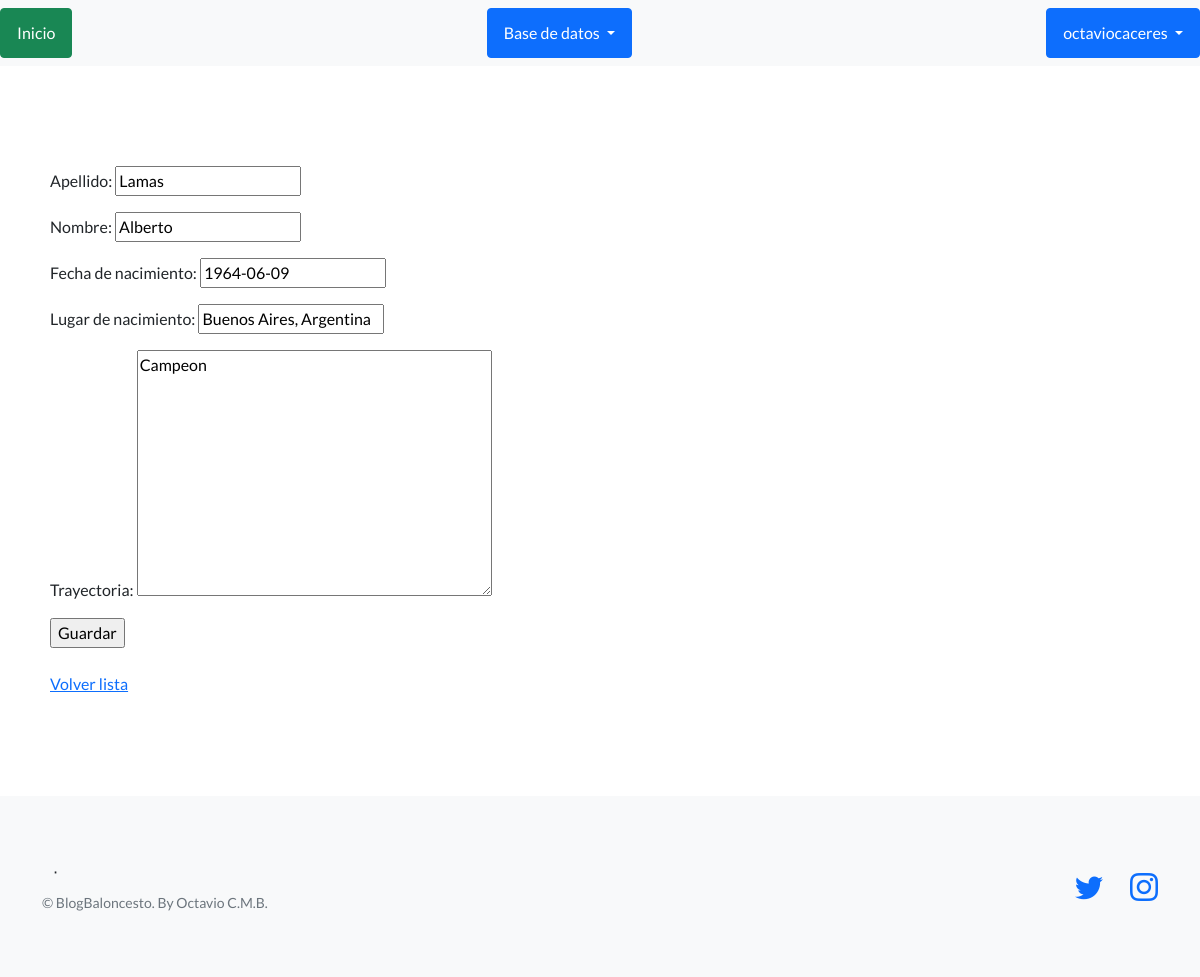
/BlogBasquet/editar-entrenadores/1/ (signed in), run on the app's committed database.
### Basquet1/models.py (models this page shows, shortened)
class Entrenadores(models.Model):
    nombre = models.CharField(max_length=256)
    apellido = models.CharField(max_length=256)
    lugar_de_nacimiento = models.CharField(max_length=256)
    fecha_de_nacimiento = models.DateField()
    trayectoria = models.TextField()
    creador = models.ForeignKey(User, on_delete=models.SET_NULL, null=True)
    foto = models.ImageField(upload_to='entrenadores', null=True, blank=True)

### Basquet1/views.py (the view)
# urls.py: path("editar-entrenadores/<int:pk>/", EntrenadoresUpdateView.as_view(), name="editar_entrenadores"),
class EntrenadoresUpdateView(LoginRequiredMixin, UpdateView):
    model = Entrenadores
    fields = ('apellido', 'nombre', 'fecha_de_nacimiento', 'lugar_de_nacimiento', 'trayectoria', 'imagen')
    success_url = reverse_lazy('listar_entrenadores')

### Basquet1/templates/Basquet1/entrenadores_form.html (shortened to what this page needs)
{% extends "Basquet1/base.html" %}
{% block contenido %}
<form method="post">
 {{ form.as_p }}
 <input type="submit" value="Guardar" />
</form>
<br>
<a href="{% url 'listar_entrenadores' %}">Volver lista</a>
{% endblock contenido %}

### Basquet1/templates/Basquet1/base.html (shortened to what this page needs)
{% load static %}
<!DOCTYPE html>
<html lang="en">
    <head>
        <link href="https://cdn.jsdelivr.net/npm/bootstrap-icons@1.5.0/font/bootstrap-icons.css" rel="stylesheet" type="text/css" />
        <link href= "{% static '\css\styles.css'%}" rel = "stylesheet" />
    </head>
    <body>
        <nav class="navbar navbar-light bg-light static-top">
        <a class="btn btn-success" href="{% url 'inicio'%}">Inicio</a>
            <div class="dropdown">
                <button class="btn btn-primary dropdown-toggle" type="button" id="dropdownMenuButton1" data-bs-toggle="dropdown" aria-expanded="false">
                 <div style="display: inline-flex;">
                    <span>Base de datos</span>
                </div>
                </button>
                </div>
                {% if user.is_authenticated %}
                <div class="dropdown">
                    <button class="btn btn-primary dropdown-toggle" type="button" id="dropdownMenuButton1" data-bs-toggle="dropdown" aria-expanded="false">
                        <div style="display: inline-flex;">
                            <span>{{ user.username }}</span>
                        </div>
                    </button>
                {% else %}
                <a class="btn btn-info" href="{% url 'login'%}">Inicio Sesión</a>
                <a class="btn btn-light" href="{% url 'registro'%}">Registro</a>
                {% endif %}
            </div>
        </nav>
        <section style="padding: 100px 50px;">
          {% block contenido %}
          {% endblock contenido %}
        </section>
        <footer class="footer bg-light">
            <div class="container">
                <div class="row">
                    <div class="col-lg-6 h-100 text-center text-lg-start my-auto">
                        <ul class="list-inline mb-2">
                            <li class="list-inline-item">⋅</li>
                        </ul>
                        <p class="text-muted small mb-4 mb-lg-0">&copy; BlogBaloncesto. By Octavio C.M.B.</p>
                    </div>
                    <div class="col-lg-6 h-100 text-center text-lg-end my-auto">
                        <ul class="list-inline mb-0">
                            <li class="list-inline-item me-4">
                                <a href="https://twitter.com/NBA"><i class="bi-twitter fs-3"></i></a>
                            </li>
                            <li class="list-inline-item">
                                <a href="https://www.instagram.com/nba/"><i class="bi-instagram fs-3"></i></a>
                            </li>
                        </ul>
                    </div>
                </div>
            </div>
        </footer>
    </body>
</html>

### data on the page
Entrenadores: apellido "Lamas", nombre "Alberto", fecha_de_nacimiento "1964-06-09", lugar_de_nacimiento "Buenos Aires, Argentina", trayectoria "Campeon"

### other printed values
{{ user.username }} "octaviocaceres"
